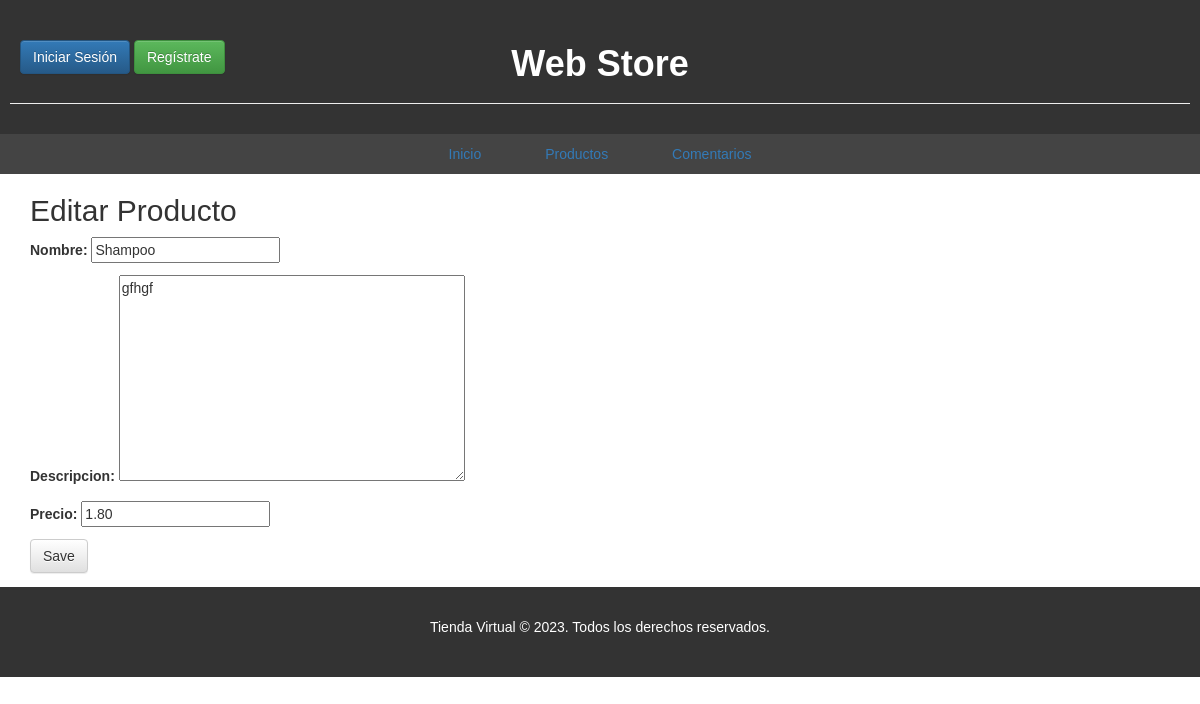
The page /prods/22/edit/ on the database its author committed.
### products/models.py (models this page shows, shortened)
class Producto(models.Model):
    nombre = models.CharField(max_length=200)
    descripcion = models.TextField()
    precio = models.DecimalField(max_digits=8, decimal_places=2)

### products/views.py (the view)
# urls.py: path('prods/<int:pk>/edit/', views.prod_edit, name='prod_edit'),
def prod_edit(request, pk):
    prods = get_object_or_404(Producto, pk=pk)
    if request.method == "POST":
        form = PostForm(request.POST, instance=prods)
        if form.is_valid():
            prods = form.save(commit=False)
            prods.save()
            return redirect('prod_detail', pk=prods.pk)
    else:
        form = PostForm(instance=prods)
    return render(request, 'productos_edit.html', {'form': form})

### products/forms.py
class PostForm(forms.ModelForm):
    class Meta:
        model = Producto
        fields = ['nombre', 'descripcion','precio']

### products/templates/productos_edit.html
{% extends 'index.html' %}
{% block content %}
    <h2>Editar Producto</h2>
    <form method="POST" class="post-form">{% csrf_token %}
        {{ form.as_p }}
        <button type="submit" class="save btn btn-default">Save</button>
    </form>
{% endblock %}

### products/static/css/styles.css (style rules this page uses)
body { font-family: Arial, sans-serif; margin: 0; padding: 0; background-image: url('https://cdn.agendasonidocaracol.mx/Upload/afb83e0118323c1840cc188dc018ec4218211c72.jpg'); background-size: cover; }

### rows shown on the page
Producto: nombre "Shampoo", descripcion "gfhgf", precio "1.80"
